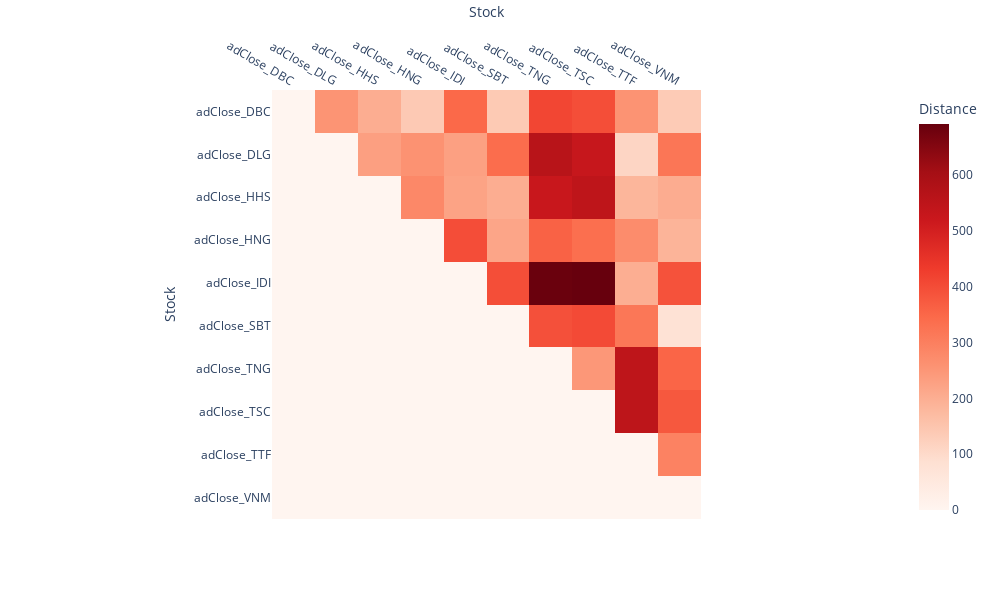

Source (notebook cell):
### Markdown cell above
## **Gatev Distance Approach Pairs Formation**

### Code cell
gatev_dist.gatev_distance_matrix(df_cum_daily_returns_train)

### Figure 1 — Plotly figure (JSON) as saved in the notebook; plotly's stock layout.template omitted (floating-point values rounded to 4 significant figures)
{"data": [{"coloraxis": "coloraxis", "hovertemplate": "Stock: %{x}<br>Stock: %{y}<br>Distance: %{z}<extra></extra>", "name": "0", "type": "heatmap", "x": ["adClose_DBC", "adClose_DLG", "adClose_HHS", "adClose_HNG", "adClose_IDI", "adClose_SBT", "adClose_TNG", "adClose_TSC", "adClose_TTF", "adClose_VNM"], "xaxis": "x", "y": ["adClose_DBC", "adClose_DLG", "adClose_HHS", "adClose_HNG", "adClose_IDI", "adClose_SBT", "adClose_TNG", "adClose_TSC", "adClose_TTF", "adClose_VNM"], "yaxis": "y", "z": [[0, 256, 202.3, 139.6, 347.4, 138.7, 411.4, 397.6, 257.8, 135.4], [0, 0, 232.4, 259.3, 229.4, 338.6, 561.1, 529.7, 111.5, 319.5], [0, 0, 0, 280.1, 223.7, 201.5, 526.4, 547.7, 183.2, 203.9], [0, 0, 0, 0, 398.2, 219.6, 360.6, 333.9, 273, 188.1], [0, 0, 0, 0, 0, 396.7, 687.7, 691.3, 200.6, 390.1], [0, 0, 0, 0, 0, 0, 392.8, 404.6, 317, 78.6], [0, 0, 0, 0, 0, 0, 0, 248, 547.2, 354.6], [0, 0, 0, 0, 0, 0, 0, 0, 551.2, 378.9], [0, 0, 0, 0, 0, 0, 0, 0, 0, 292.8], [0, 0, 0, 0, 0, 0, 0, 0, 0, 0]]}], "layout": {"coloraxis": {"colorbar": {"title": {"text": "Distance"}}, "colorscale": [[0, "rgb(255,245,240)"], [0.125, "rgb(254,224,210)"], [0.25, "rgb(252,187,161)"], [0.375, "rgb(252,146,114)"], [0.5, "rgb(251,106,74)"], [0.625, "rgb(239,59,44)"], [0.75, "rgb(203,24,29)"], [0.875, "rgb(165,15,21)"], [1, "rgb(103,0,13)"]]}, "height": 600, "margin": {"t": 60}, "width": 1000, "xaxis": {"anchor": "y", "constrain": "domain", "domain": [0, 1], "scaleanchor": "y", "side": "top", "title": {"text": "Stock"}}, "yaxis": {"anchor": "x", "autorange": "reversed", "constrain": "domain", "domain": [0, 1], "title": {"text": "Stock"}}}}
